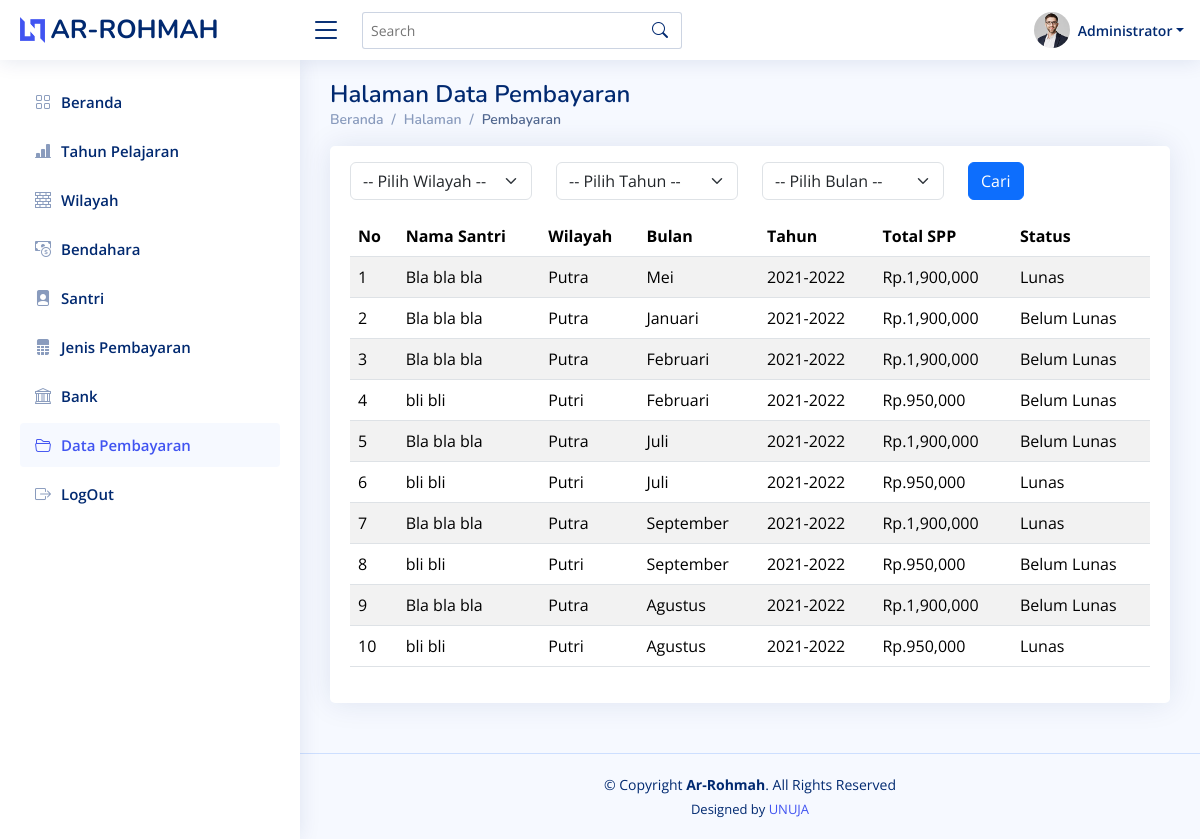
/data-pembayaran-admin/ (signed in), run on the app's committed database.
### administrator/models.py (models this page shows, shortened)
class SettingPembayaran(models.Model):
    STATUS=(
        ('Belum Lunas', 'Belum Lunas'),
        ('Lunas' , 'Lunas'),
    )
    tahun = models.CharField(max_length=200, blank=False, null=True)
    santri = models.ForeignKey(Santri, null=True, blank=True, on_delete=models.SET_NULL)
    wilayah = models.ForeignKey(Wilayah, null=True, blank=True, on_delete=models.SET_NULL)
    bulan = models.CharField(max_length=200, blank=False, null=True)
    status = models.CharField(max_length=200, blank=False, null=True, choices=STATUS)
    biaya = models.CharField(max_length=200, blank=False, null=True)
    date_created= models.DateTimeField(auto_now_add=True, null=True)
    file_bukti = models.FileField(upload_to='arsip/file_bukti',blank=True, null=True,max_length=300)
    class Meta:
        verbose_name_plural ="Setting Pembayaran"

class Santri(models.Model):
    Jk=(
        ('Laki-laki','Laki-laki'),
        ('Perempuan','Perempuan')
    )
    user = models.OneToOneField(User, null=True, on_delete=models.CASCADE)
    nama_santri = models.CharField(max_length=200, blank=True, null=True)
    jenis_kelamin = models.CharField(max_length=200, blank=True, null=True, choices=Jk)
    alamat = models.TextField (blank=True, null=True)
    no_hp =  models.CharField(max_length=100, blank=True, null=True)
    chat_id =  models.CharField(max_length=100, blank=True, null=True)
    wilayah = models.ForeignKey(Wilayah, null=True, blank=True, on_delete=models.SET_NULL)
    class Meta:
        verbose_name_plural ="santri"

class Wilayah(models.Model):
    nama_wilayah = models.CharField(max_length=200, blank=False, null=True)
    chat_id =  models.CharField(max_length=100, blank=True, null=True)
    aktif = models.BooleanField(default=True)
    class Meta:
        verbose_name_plural ="wilayah"

### administrator/decorators.py (the view)
        def perubahan_halaman(request, *args, **kwargs):
            group = None
            if request.user.groups.exists():
                group = request.user.groups.all()[0].name
            if group in yang_diizinkan :
                return fungsi_awal(request, *args, **kwargs)
            else:
                return HttpResponse('<h2><center>Anda Tidak Dijikankan Ke Tampilan ini</center></h2>')

### administrator/templates/databayaradmin.html (shortened to what this page needs)
{% extends 'base.html' %} {% load static %} {% load humanize %} {% block content %}
<main id="main" class="main">
    <div class="pagetitle">
      <h1>{{judul}}</h1>
      <nav>
        <ol class="breadcrumb">
          <li class="breadcrumb-item"><a href="{% url "berandaadmin" %}">Beranda</a></li>
          <li class="breadcrumb-item">Halaman</li>
          <li class="breadcrumb-item active">{{nama}}</li>
        </ol>
      </nav>
    </div>
    <section class="section">
        <div class="col-lg-12">
            <div class="card">
                <div class="card-body mt-3">
                    <form method="GET" action="">
                        <div class="row">
                            <div class="col-md-3">
                                <select name="wilayah" class="form-select">
                                    <option value="">-- Pilih Wilayah --</option>
                                </select>
                            </div>
                            <div class="col-md-3">
                                <select name="tahun" class="form-select">
                                    <option value="">-- Pilih Tahun --</option>
                                </select>
                            </div>
                            <div class="col-md-3">
                                <select name="bulan" class="form-select">
                                    <option value="">-- Pilih Bulan --</option>
                                </select>
                            </div>
                            <div class="col-md-3">
                                <button type="submit" class="btn btn-primary">Cari</button>
                            </div>
                        </div>
                    </form>
                    <table class="table table-striped mt-3">
                        <thead>
                            <tr>
                                <th>No</th>
                                <th>Nama Santri</th>
                                <th>Wilayah</th>
                                <th>Bulan</th>
                                <th>Tahun</th>
                                <th>Total SPP</th>
                                <th>Status</th>
                            </tr>
                        </thead>
                        <tbody>
                            {% for rw in bayar %}
                                <tr>
                                    <td>{{ forloop.counter }}</td>
                                    <td>{{ rw.santri.nama_santri }}</td>
                                    <td>{{ rw.santri.wilayah.nama_wilayah }}</td>
                                    <td>{{ rw.bulan }}</td>
                                    <td>{{ rw.tahun }}</td>
                                    <td>Rp.{{ rw.total|intcomma }}</td>
                                    <td>{{ rw.status }}</td>
                                </tr>
                            {% empty %}
                                <tr>
                                    <td colspan="7" align="center">Data Pemasangan Status Selesai Kosong</td>
                                </tr>
                            {% endfor %}
                        </tbody>
                    </table>
                </div>
            </div>
        </div>
    </section>
  </main>
  {% endblock content %}

### templates/base.html (shortened to what this page needs)
{% load static %}
<!DOCTYPE html>
<html lang="en">
<head>
  <link href={% static "assets/vendor/bootstrap/css/bootstrap.min.css" %} rel="stylesheet">
  <link href={% static "assets/vendor/bootstrap-icons/bootstrap-icons.css" %} rel="stylesheet">
  <link href={% static "assets/vendor/boxicons/css/boxicons.min.css" %} rel="stylesheet">
  <link href={% static "assets/vendor/quill/quill.snow.css" %} rel="stylesheet">
  <link href={% static "assets/vendor/quill/quill.bubble.css" %} rel="stylesheet">
  <link href={% static "assets/vendor/remixicon/remixicon.css" %} rel="stylesheet">
  <link href={% static "assets/vendor/simple-datatables/style.css" %} rel="stylesheet">
  <link href={% static "assets/css/style.css" %} rel="stylesheet">
</head>
<body>
  <header id="header" class="header fixed-top d-flex align-items-center">
    <div class="d-flex align-items-center justify-content-between">
      <a href="index.html" class="logo d-flex align-items-center">
        <img src={% static "assets/img/logo.png" %} alt="">
        <span class="d-none d-lg-block">AR-ROHMAH</span>
      </a>
      <i class="bi bi-list toggle-sidebar-btn"></i>
    </div>
    <div class="search-bar">
      <form class="search-form d-flex align-items-center" method="POST" action="#">
        <input type="text" name="query" placeholder="Search" title="Enter search keyword">
        <button type="submit" title="Search"><i class="bi bi-search"></i></button>
      </form>
    </div>
    <nav class="header-nav ms-auto">
      <ul class="d-flex align-items-center">
        <li class="nav-item dropdown pe-3">
          <a class="nav-link nav-profile d-flex align-items-center pe-0" href="#" data-bs-toggle="dropdown">
            <img src={% static "assets/img/profile-img.jpg" %} alt="Profile" class="rounded-circle">
            {% for group in user.groups.all  %}
            {% if group.name == "administrator" %}
            <span class="d-none d-md-block dropdown-toggle ps-2">Administrator</span>
            {% endif %}
       {% endfor %}
          </a>
        </li>
      </ul>
    </nav>
  </header>
  {% include "navbar.html" %}
  {% block content %}
  {% endblock content %}
  <footer id="footer" class="footer">
    <div class="copyright">
      &copy; Copyright <strong><span>Ar-Rohmah</span></strong>. All Rights Reserved
    </div>
    <div class="credits">
      Designed by <a href="https://unuja.ac.id/">UNUJA</a>
    </div>
  </footer>
</body>
</html>

### templates/navbar.html (shortened to what this page needs)
  <aside id="sidebar" class="sidebar">
    <ul class="sidebar-nav" id="sidebar-nav">
      {% for group in user.groups.all  %}
      {% if group.name == "administrator" %}
      <li class="nav-item">
        <a class="nav-link {% if menu == "berandaadmin" %}{% else %}collapsed{% endif %}" href="{% url "berandaadmin" %}">
          <i class="bi bi-grid"></i>
          <span>Beranda</span>
        </a>
      </li>
      <li class="nav-item">
        <a class="nav-link {% if menu == "berandatahunpelajaran" %}{% else %}collapsed{% endif %}" href="{% url "tahunpelajaran" %}">
          <i class="bi bi-bar-chart-line-fill"></i>
          <span>Tahun Pelajaran</span>
        </a>
      </li>
      <li class="nav-item">
        <a class="nav-link {% if menu == "wilayahadmin" %}{% else %}collapsed{% endif %}" href="{% url "wilayah" %}">
          <i class="bi bi-bricks"></i>
          <span>Wilayah</span>
        </a>
      </li>
      <li class="nav-item">
        <a class="nav-link {% if menu == "bendaharaadmin" %}{% else %}collapsed{% endif %}" href="{% url "bendaharaadmin" %}">
          <i class="bi bi-cash-coin"></i>
          <span>Bendahara</span>
        </a>
      </li>
      <li class="nav-item">
        <a class="nav-link {% if menu == "santriadmin" %}{% else %}collapsed{% endif %}" href="{% url "santriadmin" %}">
          <i class="bi bi-file-person-fill"></i>
          <span>Santri</span>
        </a>
      </li>
      <li class="nav-item">
        <a class="nav-link {% if menu == "jenisadmin" %}{% else %}collapsed{% endif %}" href="{% url "jenis" %}">
          <i class="bi bi-file-spreadsheet-fill"></i>
          <span>Jenis Pembayaran</span>
        </a>
      </li>
      <li class="nav-item">
        <a class="nav-link {% if menu == "bankadmin" %}{% else %}collapsed{% endif %}" href="{% url "bank" %}">
          <i class="bi bi-bank"></i>
          <span>Bank</span>
        </a>
      </li>
      <li class="nav-item">
        <a class="nav-link {% if menu == "pembayaranadmin" %}{% else %}collapsed{% endif %}" href="{% url "datapembayaranadmin" %}">
          <i class="bi bi-folder2-open"></i>
          <span>Data Pembayaran</span>
        </a>
      </li>
      {% endif %}
      {% endfor %}
      <li class="nav-item">
        <a class="nav-link collapsed" href="{% url "logout" %}">
          <i class="bi bi-box-arrow-right"></i>
          <span>LogOut</span>
        </a>
      </li>
    </ul>
  </aside>

### static/assets/css/style.css (style rules this page uses)
:root { scroll-behavior: smooth; }
body { font-family: "Open Sans", sans-serif; background: #f6f9ff; color: #444444; }
a { color: #4154f1; text-decoration: none; }
h1, h2, h3, h4, h5, h6 { font-family: "Nunito", sans-serif; }
#main { margin-top: 60px; padding: 20px 30px; transition: all 0.3s; }
.pagetitle { margin-bottom: 10px; }
.pagetitle h1 { font-size: 24px; margin-bottom: 0; font-weight: 600; color: #012970; }
.card { margin-bottom: 30px; border: none; border-radius: 5px; box-shadow: 0px 0 30px rgba(1, 41, 112, 0.1); }
.card-body { padding: 0 20px 20px 20px; }
.breadcrumb { font-size: 14px; font-family: "Nunito", sans-serif; color: #899bbd; font-weight: 600; }
.breadcrumb a { color: #899bbd; transition: 0.3s; }
.breadcrumb .breadcrumb-item::before { color: #899bbd; }
.breadcrumb .active { color: #51678f; font-weight: 600; }
.logo { line-height: 1; }
@media (min-width: 1200px) { .logo { width: 280px; } }
.logo img { max-height: 26px; margin-right: 6px; }
.logo span { font-size: 26px; font-weight: 700; color: #012970; font-family: "Nunito", sans-serif; }
.header { transition: all 0.5s; z-index: 997; height: 60px; box-shadow: 0px 2px 20px rgba(1, 41, 112, 0.1); background-color: #fff; padding-left: 20px; }
.header .toggle-sidebar-btn { font-size: 32px; padding-left: 10px; cursor: pointer; color: #012970; }
.header .search-bar { min-width: 360px; padding: 0 20px; }
.header .search-form { width: 100%; }
.header .search-form input { border: 0; font-size: 14px; color: #012970; border: 1px solid rgba(1, 41, 112, 0.2); padding: 7px 38px 7px 8px; border-radius: 3px; transition: 0.3s; width: 100%; }
.header .search-form button { border: 0; padding: 0; margin-left: -30px; background: none; }
.header .search-form button i { color: #012970; }
.header-nav ul { list-style: none; }
.header-nav>ul { margin: 0; padding: 0; }
.header-nav .nav-profile { color: #012970; }
.header-nav .nav-profile img { max-height: 36px; }
.header-nav .nav-profile span { font-size: 14px; font-weight: 600; }
.sidebar { position: fixed; top: 60px; left: 0; bottom: 0; width: 300px; z-index: 996; transition: all 0.3s; padding: 20px; overflow-y: auto; scrollbar-width: thin; scrollbar-color: #aab7cf transparent; box-shadow: 0px 0px 20px rgba(1, 41, 112, 0.1); background-color: #fff; }
@media (min-width: 1200px) { #main, #footer { margin-left: 300px; } }
.sidebar-nav { padding: 0; margin: 0; list-style: none; }
.sidebar-nav li { padding: 0; margin: 0; list-style: none; }
.sidebar-nav .nav-item { margin-bottom: 5px; }
.sidebar-nav .nav-link { display: flex; align-items: center; font-size: 15px; font-weight: 600; color: #4154f1; transition: 0.3; background: #f6f9ff; padding: 10px 15px; border-radius: 4px; }
.sidebar-nav .nav-link i { font-size: 16px; margin-right: 10px; color: #4154f1; }
.sidebar-nav .nav-link.collapsed { color: #012970; background: #fff; }
.sidebar-nav .nav-link.collapsed i { color: #899bbd; }
.footer { padding: 20px 0; font-size: 14px; transition: all 0.3s; border-top: 1px solid #cddfff; }
.footer .copyright { text-align: center; color: #012970; }
.footer .credits { padding-top: 5px; text-align: center; font-size: 13px; color: #012970; }

### data on the page
SettingPembayaran: santri.nama_santri "Bla bla bla", santri.wilayah.nama_wilayah "Putra", bulan "Mei", tahun "2021-2022", total "1,900,000", status "Lunas"
SettingPembayaran: santri.nama_santri "Bla bla bla", santri.wilayah.nama_wilayah "Putra", bulan "Januari", tahun "2021-2022", total "1,900,000", status "Belum Lunas"
SettingPembayaran: santri.nama_santri "Bla bla bla", santri.wilayah.nama_wilayah "Putra", bulan "Februari", tahun "2021-2022", total "1,900,000", status "Belum Lunas"
SettingPembayaran: santri.nama_santri "bli bli", santri.wilayah.nama_wilayah "Putri", bulan "Februari", tahun "2021-2022", total "950,000", status "Belum Lunas"
SettingPembayaran: santri.nama_santri "Bla bla bla", santri.wilayah.nama_wilayah "Putra", bulan "Juli", tahun "2021-2022", total "1,900,000", status "Belum Lunas"
SettingPembayaran: santri.nama_santri "bli bli", santri.wilayah.nama_wilayah "Putri", bulan "Juli", tahun "2021-2022", total "950,000", status "Lunas"
SettingPembayaran: santri.nama_santri "Bla bla bla", santri.wilayah.nama_wilayah "Putra", bulan "September", tahun "2021-2022", total "1,900,000", status "Lunas"
SettingPembayaran: santri.nama_santri "bli bli", santri.wilayah.nama_wilayah "Putri", bulan "September", tahun "2021-2022", total "950,000", status "Belum Lunas"
SettingPembayaran: santri.nama_santri "Bla bla bla", santri.wilayah.nama_wilayah "Putra", bulan "Agustus", tahun "2021-2022", total "1,900,000", status "Belum Lunas"
SettingPembayaran: santri.nama_santri "bli bli", santri.wilayah.nama_wilayah "Putri", bulan "Agustus", tahun "2021-2022", total "950,000", status "Lunas"

### other printed values
{{ judul }} "Halaman Data Pembayaran"
{{ nama }} "Pembayaran"
